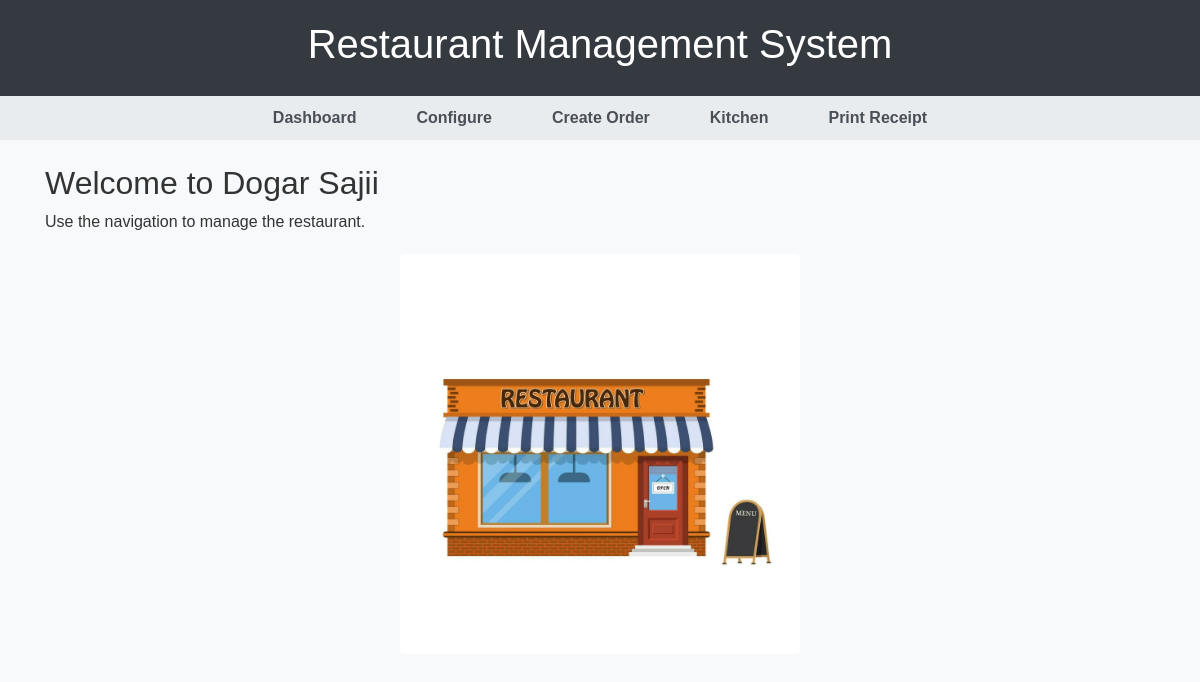
Before: / with the older database file.
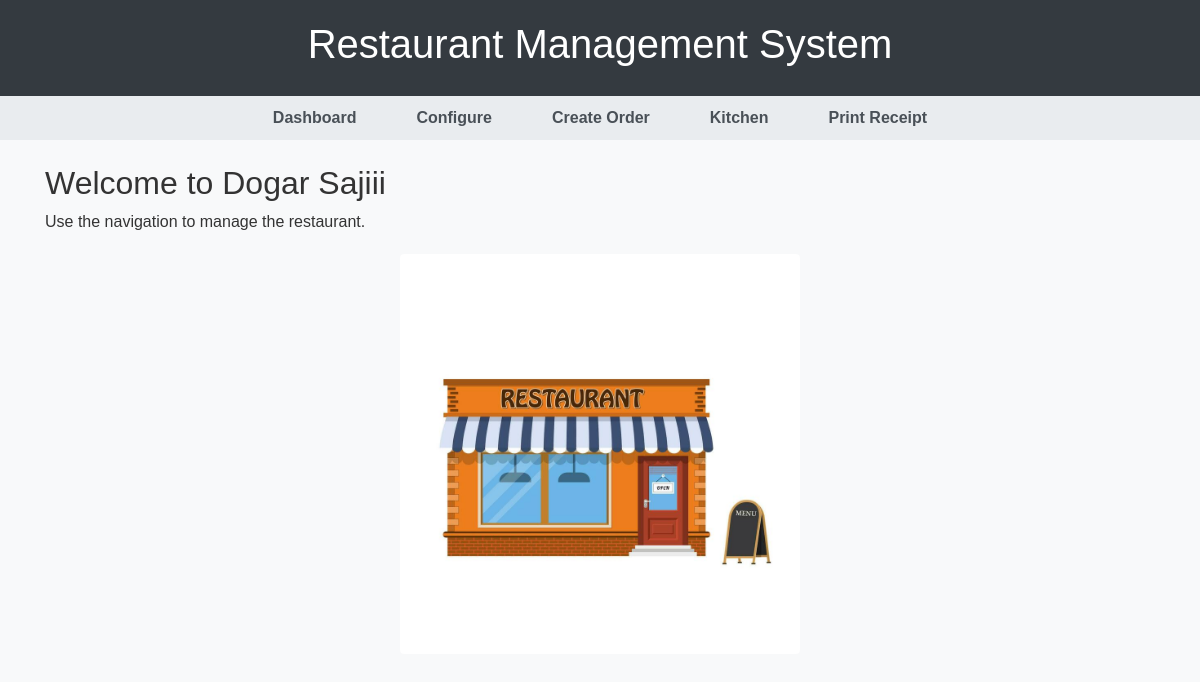
After: the same page with the newer database file.
### tables this page shows
CREATE TABLE fac_config(
        id integer PRIMARY KEY, -- Unique identifier for the configuration
        fac_name text NOT NULL, -- Restaurant name
        table_num integer NOT NULL, -- Number of tables in the restaurant
        seat_num integer NOT NULL -- Total number of seats
    );

### app.py (the view)
@app.route('/')
def index():
    fac_info = db.read_val("SELECT fac_name FROM fac_config LIMIT 1")
    restaurant_name = fac_info[0][0] if fac_info else "Restaurant Management System"
    return render_template('index.html', restaurant_name=restaurant_name)

### database.py (called while the page is built)
    def get_connection(self):
        return sqlite3.connect(self.db)

    def read_val(self, read_query, params=()):
        try:
            conn = self.get_connection()
            cursor = conn.cursor()
            cursor.execute(read_query, params)
            rows = cursor.fetchall()
            conn.close()
            return rows
        except Error as e:
            print("❌ Read error:", e)
            return []

### templates/index.html (shortened to what this page needs)
{% extends 'base.html' %}
{% block content %}
    <h2 class="mt-4">Welcome to {{ restaurant_name }}</h2>
    <p>Use the navigation to manage the restaurant.</p>
    {% if 'assets/res.jpg' %}
        <img src="{{ url_for('static', filename='assets/res.jpg') }}" alt="Restaurant" class="img-fluid rounded" style="max-width: 400px; display: block; margin: 20px auto;">
    {% endif %}
{% endblock %}

Changed rows visible on the page:
changed fac_config: fac_name "Dogar Sajii" → "Dogar Sajiii"
